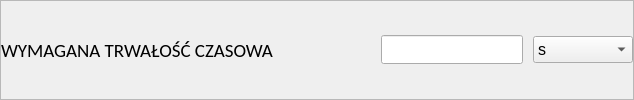
                  <widget class="QFrame" name="frame_durability">
                   <property name="sizePolicy">
                    <sizepolicy hsizetype="Minimum" vsizetype="Maximum">
                     <horstretch>0</horstretch>
                     <verstretch>0</verstretch>
                    </sizepolicy>
                   </property>
                   <property name="styleSheet">
                    <string notr="true"/>
                   </property>
                   <property name="frameShape">
                    <enum>QFrame::StyledPanel</enum>
                   </property>
                   <property name="frameShadow">
                    <enum>QFrame::Raised</enum>
                   </property>
                   <layout class="QHBoxLayout" name="horizontalLayout_25">
                    <property name="spacing">
                     <number>0</number>
                    </property>
                    <property name="leftMargin">
                     <number>0</number>
                    </property>
                    <property name="topMargin">
                     <number>0</number>
                    </property>
                    <property name="rightMargin">
                     <number>0</number>
                    </property>
                    <property name="bottomMargin">
                     <number>0</number>
                    </property>
                    <item>
                     <widget class="QLabel" name="label_durability">
                      <property name="sizePolicy">
                       <sizepolicy hsizetype="Fixed" vsizetype="Preferred">
                        <horstretch>0</horstretch>
                        <verstretch>0</verstretch>
                       </sizepolicy>
                      </property>
                      <property name="minimumSize">
                       <size>
                        <width>370</width>
                        <height>0</height>
                       </size>
                      </property>
                      <property name="maximumSize">
                       <size>
                        <width>370</width>
                        <height>16777215</height>
                       </size>
                      </property>
                      <property name="font">
                       <font>
                        <family>Calibri</family>
                        <pointsize>14</pointsize>
                       </font>
                      </property>
                      <property name="text">
                       <string>WYMAGANA TRWAŁOŚĆ CZASOWA</string>
                      </property>
                     </widget>
                    </item>
                    <item>
                     <widget class="QLineEdit" name="lineEdit_durability">
                      <property name="sizePolicy">
                       <sizepolicy hsizetype="Expanding" vsizetype="Fixed">
                        <horstretch>0</horstretch>
                        <verstretch>0</verstretch>
                       </sizepolicy>
                      </property>
                      <property name="minimumSize">
                       <size>
                        <width>0</width>
                        <height>40</height>
                       </size>
                      </property>
                      <property name="maximumSize">
                       <size>
                        <width>16777215</width>
                        <height>16777215</height>
                       </size>
                      </property>
                      <property name="font">
                       <font>
                        <family>Calibri</family>
                        <pointsize>14</pointsize>
                       </font>
                      </property>
                      <property name="styleSheet">
                       <string notr="true">margin: 10px;</string>
                      </property>
                      <property name="dragEnabled">
                       <bool>false</bool>
                      </property>
                      <property name="placeholderText">
                       <string/>
                      </property>
                      <property name="clearButtonEnabled">
                       <bool>true</bool>
                      </property>
                     </widget>
                    </item>
                    <item>
                     <widget class="QComboBox" name="comboBox_durability">
                      <property name="sizePolicy">
                       <sizepolicy hsizetype="Fixed" vsizetype="Fixed">
                        <horstretch>0</horstretch>
                        <verstretch>0</verstretch>
                       </sizepolicy>
                      </property>
                      <property name="minimumSize">
                       <size>
                        <width>100</width>
                        <height>0</height>
                       </size>
                      </property>
                      <property name="maximumSize">
                       <size>
                        <width>100</width>
                        <height>16777215</height>
                       </size>
                      </property>
                      <property name="font">
                       <font>
                        <pointsize>12</pointsize>
                       </font>
                      </property>
                      <item>
                       <property name="text">
                        <string>s</string>
                       </property>
                      </item>
                      <item>
                       <property name="text">
                        <string>min.</string>
                       </property>
                      </item>
                      <item>
                       <property name="text">
                        <string>h</string>
                       </property>
                      </item>
                     </widget>
                    </item>
                   </layout>
                  </widget>
